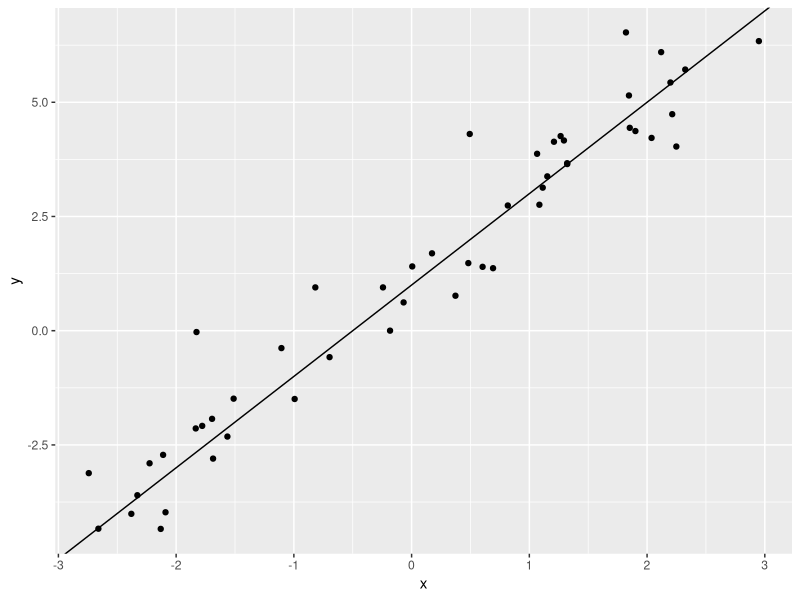
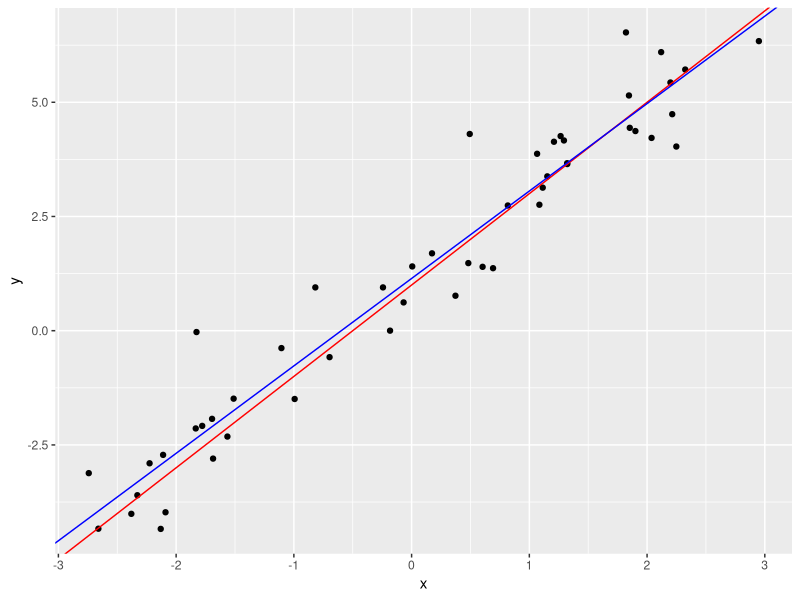
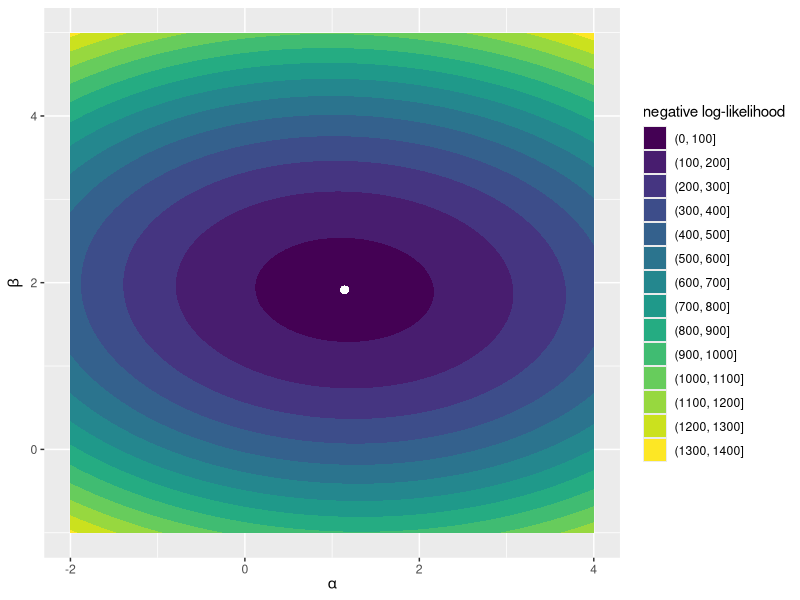
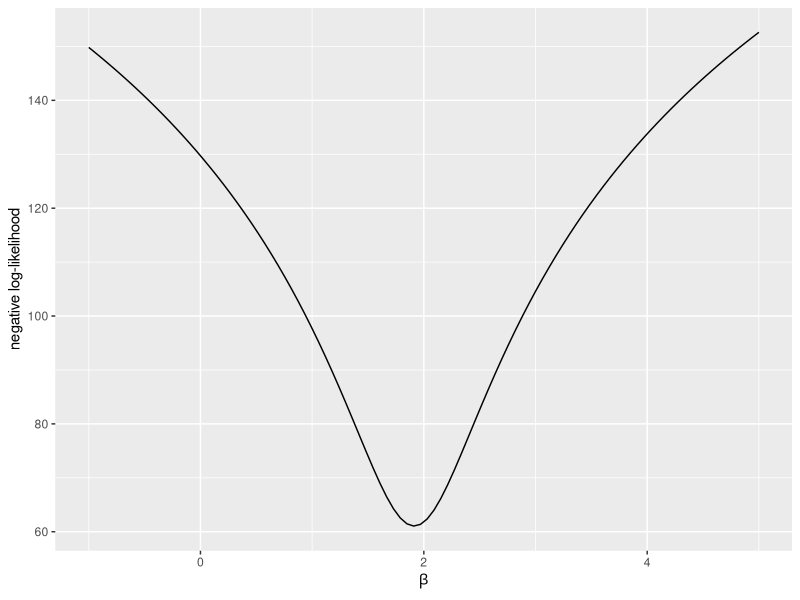
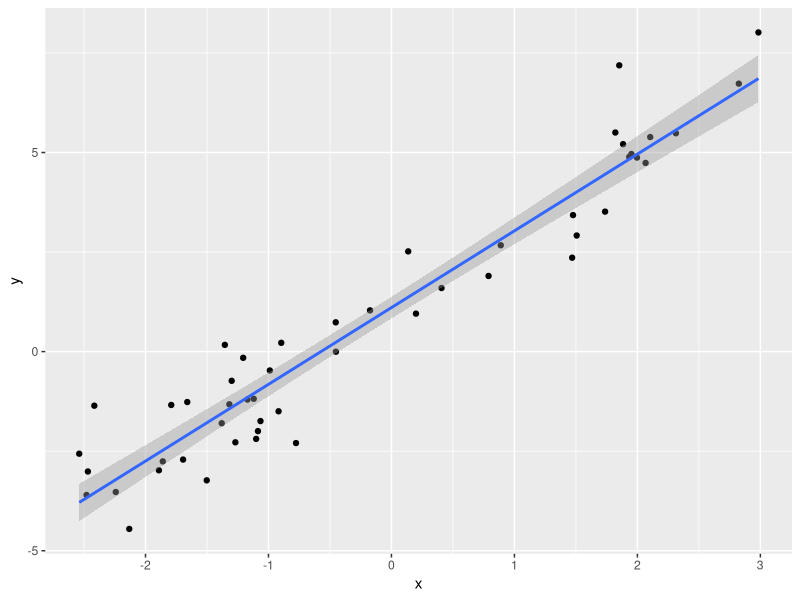

The R source for these figures, in order:
## ---- chunk 1
## load the tidyverse packages
if (!require("tidyverse")) install.packages("tidyverse"); library(tidyverse)

knitr::opts_chunk$set(fig.height = 4, fig.width = 6)
## ---- chunk 2
a <- 1 ## intercept
b <- 2 ## slope
sigma <- 1 ## error standard deviation
## ---- chunk 3
n <- 50 ## sample size

## simulate data
sim_data <- data.frame(x = runif(n, min = -3, max = 3))
sim_data$y <- a + b*sim_data$x + rnorm(n, mean = 0, sd = sigma)

## Look at the data structure
head(sim_data)
## ---- chunk 4
sim_data %>% # start with the data
  ggplot(aes(x, y)) + # tell ggplot which aesthetics to use
  geom_point() + # add points
  geom_abline(intercept = a, slope = b) # show the known regression line
## ---- chunk 5
## negative log-likelihood of y-values given intercept, slope, and error sd
## we pass the parameters as a vector in the order a, b, sigma
lm_log_lik <- function(pars, x, y) {
  a <- pars[1]; b <- pars[2]; sigma <- pars[3]
  if (sigma > 0) {
    return(-sum(dnorm(y, mean = a + b*x, sd = sigma, log = TRUE)))
  } else {
    return(1000)
  }
}
## ---- chunk 6
fit <- optim(
  par = c(a = 0, b = 0, sigma = 1), 
  fn = lm_log_lik, 
  x = sim_data$x, 
  y = sim_data$y, 
  hessian = TRUE
)

fit
## ---- chunk 7
coef(lm(y ~ x, data = sim_data))
## ---- chunk 8
sim_data %>%   
  ggplot(aes(x, y)) + # tell ggplot which aesthetics to use
  geom_point() + # add points
  geom_abline(intercept = a, slope = b, color = "red") + # show the known regression line
  geom_abline(intercept = fit$par[1], slope = fit$par[2], color = "blue") # our estimates
## ---- chunk 9
a_seq <- seq(-2, 4, length.out = 100)
b_seq <- seq(-1, 5, length.out = 100)

### data frame containing all combinations of the intercept and slope values
par_grid <- expand.grid("a" = a_seq, "b" = b_seq)

### loop over data frame, store negative log likelihood
for (i in 1:nrow(par_grid)) {
  par_grid$loglik[i] <- lm_log_lik(
    c(a = par_grid$a[i], b = par_grid$b[i], sigma = fit$par[3]), 
    x = sim_data$x, 
    y = sim_data$y
  )
}
## ---- chunk 10
par_grid %>% 
  ggplot(aes(a, b, z = loglik)) + 
  geom_contour_filled() + 
  labs(x = expression(alpha), y = expression(beta), fill = "negative log-likelihood") + 
  geom_point(aes(x = fit$par[1], y = fit$par[2]), size = 2, color = "white")
## ---- chunk 11
## Modify our `lm_log_lik` function so that the slope is a separate argument
## We'll pass this to `optim` to just find the values of the intercept and sd
slope_proflik <- function(pars, b, x, y) {
  a <- pars[1]; sigma <- pars[2] ## only two pars in this function
  if (sigma > 0) {
    return(-sum(dnorm(y, mean = a + b*x, sd = sigma, log = TRUE)))
  } else {
    return(1000)
  }
}

b_profile <- data.frame(
  b = seq(-1, 5, length.out = 100)  ## values of slope to loop over
)

## loop over values of the slope, store negative log-likelihood
for (i in 1:nrow(b_profile)) {
  b_fit <- optim(
    par = c(a = 0, sigma = 1), # initial values for intercept and sd
    fn = slope_proflik,  # objective function
    b = b_profile$b[i], # fixed slope value
    x = sim_data$x,   # x values
    y = sim_data$y   # y values
  )
  b_profile$nll[i] <- b_fit$value
}

## plot slope profile
b_profile %>% 
  ggplot(aes(b, nll)) + 
  geom_line() + 
  labs(x = expression(beta), y = "negative log-likelihood")
## ---- chunk 12
var_cov <- solve(fit$hessian)
var_cov
## ---- chunk 13
fisher_se <- sqrt(diag(var_cov))
fisher_se
## ---- chunk 14
summary(lm(y ~ x, data = sim_data))
## ---- chunk 15
n_obs <- nrow(sim_data) ## number of observations
n_samples <- 1000 ## number of bootstrap samples

## initialize an empty matrix to store parameter estimates for each sample
par_samples <- matrix(nrow = n_samples, ncol = 3)

## recalculate MLE for each sample
for (i in 1:n_samples) {
  sample_rows <- sample(1:n_obs, size = n_obs, replace = TRUE) # sampled rows from data
  new_data <- sim_data[sample_rows,] # subset data to sampled rows
  
  sample_fit <- optim(
    par = c(0, 0, 1), # initial values
    fn = lm_log_lik, # log likelihood function
    x = new_data$x, # sampled x-values
    y = new_data$y # sampled y-values
  )
  
  par_samples[i,] <- sample_fit$par # store sample parameters
}

boot_se <- apply(par_samples, MARGIN = 2, FUN = sd) # calculate column SDs
boot_se
## ---- chunk 16
gamma <- 0.05 ## 95% confidence interval

alpha_CI <- qnorm(c(gamma/2, 1 - gamma/2), mean = fit$par[1], sd = fisher_se[1])
beta_CI <- qnorm(c(gamma/2, 1 - gamma/2), mean = fit$par[2], sd = fisher_se[2])

cbind(alpha_CI, beta_CI)
## ---- chunk 17
alpha_CI <- qnorm(c(gamma/2, 1 - gamma/2), mean = fit$par[1], sd = boot_se[1])
beta_CI <- qnorm(c(gamma/2, 1 - gamma/2), mean = fit$par[2], sd = boot_se[2])

cbind(alpha_CI, beta_CI)
## ---- chunk 18
alpha_CI <- quantile(par_samples[,1], c(gamma/2, 1 - gamma/2))
beta_CI <- quantile(par_samples[,2], c(gamma/2, 1 - gamma/2))

cbind(alpha_CI, beta_CI)
## ---- chunk 19
lm_fit <- function(x, y, SE = "fisher", init = c("a" = 0, "b" = 0, "sigma" = 1), n_boot = 1000) {

  if (!(SE %in% c("bootstrap", "fisher"))) stop("SE options are bootstrap or fisher")
  if (length(x) != length(y)) stop("x and y lengths differ")

  ## Maximum-likelihood estimate
  MLE <- optim(
    par = init, # initial values
    fn = lm_log_lik,  # our negative log-likelihood function
    x = x,   # x values
    y = y,   # y values
    hessian = (SE == "fisher") # only return Hessian if Fisher information used
  )

  ## Standard error using either fisher information or bootstrapping
  if (SE == "fisher") {
    var_cov <- solve(MLE$hessian)
    fit_se <- sqrt(diag(var_cov))
  } else {
    n_obs <- length(x) ## number of observations

    ## initialize an empty matrix to store parameter estimates for each sample
    par_samples <- matrix(nrow = n_boot, ncol = 3)

    ## recalculate MLE for each sample
    for (i in 1:n_boot) {
      samp <- sample(1:n_obs, size = n_obs, replace = TRUE) # sampled observations
      new_x <- x[samp] # subset x to sampled observations
      new_y <- y[samp] # subset y to sampled observations

      sample_fit <- optim(
        par = init, # initial values
        fn = lm_log_lik, # log likelihood function
        x = new_x, # sampled x-values
        y = new_y # sampled y-values
      )
  
    par_samples[i,] <- sample_fit$par # store sample parameters
  }
  fit_se <- apply(par_samples, MARGIN = 2, FUN = sd) # calculate column SDs
 }

 ## nicely format output
 data.frame(
   coef = c("intercept", "slope"), 
   estimate = MLE$par[1:2], 
   SE = fit_se[1:2]
 )

}
## ---- chunk 20
a <- 1 ## intercept
b <- 2 ## slope
sigma <- 1 ## error standard deviation
n <- 50 ## sample size

## simulate data
sim_data <- tibble(
  x = runif(n, min = -3, max = 3), ## x values
  y = a + b*x + rnorm(n, mean = 0, sd = sigma) ## regression equation
)

## plot data
sim_data %>% ggplot(aes(x, y)) + geom_point() + geom_smooth(method = "lm")

## run regression
lm_fit(sim_data$x, sim_data$y, SE = "fisher")
## ---- chunk 21
## YOUR CODE HERE
## ---- chunk 22
### full negative log-likelihood
full <- optim(par = c(0, 0, 1), fn = lm_log_lik, x = anscombe$x1, y = anscombe$y1)
full <- full$value

### reduced negative log-likelihood
## YOUR CODE HERE

### calculate test statistic
## YOUR CODE HERE

### p-value
## YOUR CODE HERE
## ---- chunk 23
### WRITE THE SUM OF SQUARES FUNCTION -------------------------------------
## sum of squared errors given intercept and slope
## pass the parameters as a vector c(a, b)
sum_sqrs <- function(pars, x, y) {
  a <- pars[1]; b <- pars[2]
  ## YOUR CODE HERE
}

### SIMULATE DATA ---------------------------------------------------------

a <- 1 ## intercept
b <- 2 ## slope
sigma <- 1 ## error standard deviation
n <- 50 ## sample size

## simulate data
sim_data <- tibble(
  x = runif(n, min = -3, max = 3), ## x values
  y = a + b*x + rnorm(n, mean = 0, sd = sigma) ## regression equation
)

### OBTAIN PARAMETER ESTIMATES USING SUM OF SQUARES -----------------------
ss_fit <- optim(
  par = c(0, 0), # initial values (a, b)
  fn = sum_sqrs,  # sum of squares function
  x = sim_data$x,   # x values
  y = sim_data$y   # y values
)

ss_fit
## ---- chunk 24
### OBTAIN PARAMETER ESTIMATES USING MAXIMUM LIKELIHOOD -------------------
ml_fit <- optim(
  par = c(0, 0, 1), # initial values (a, b, sigma)
  fn = lm_log_lik,  # negative log-likelihood function
  x = sim_data$x,   # x values
  y = sim_data$y   # y values
)

ml_fit
